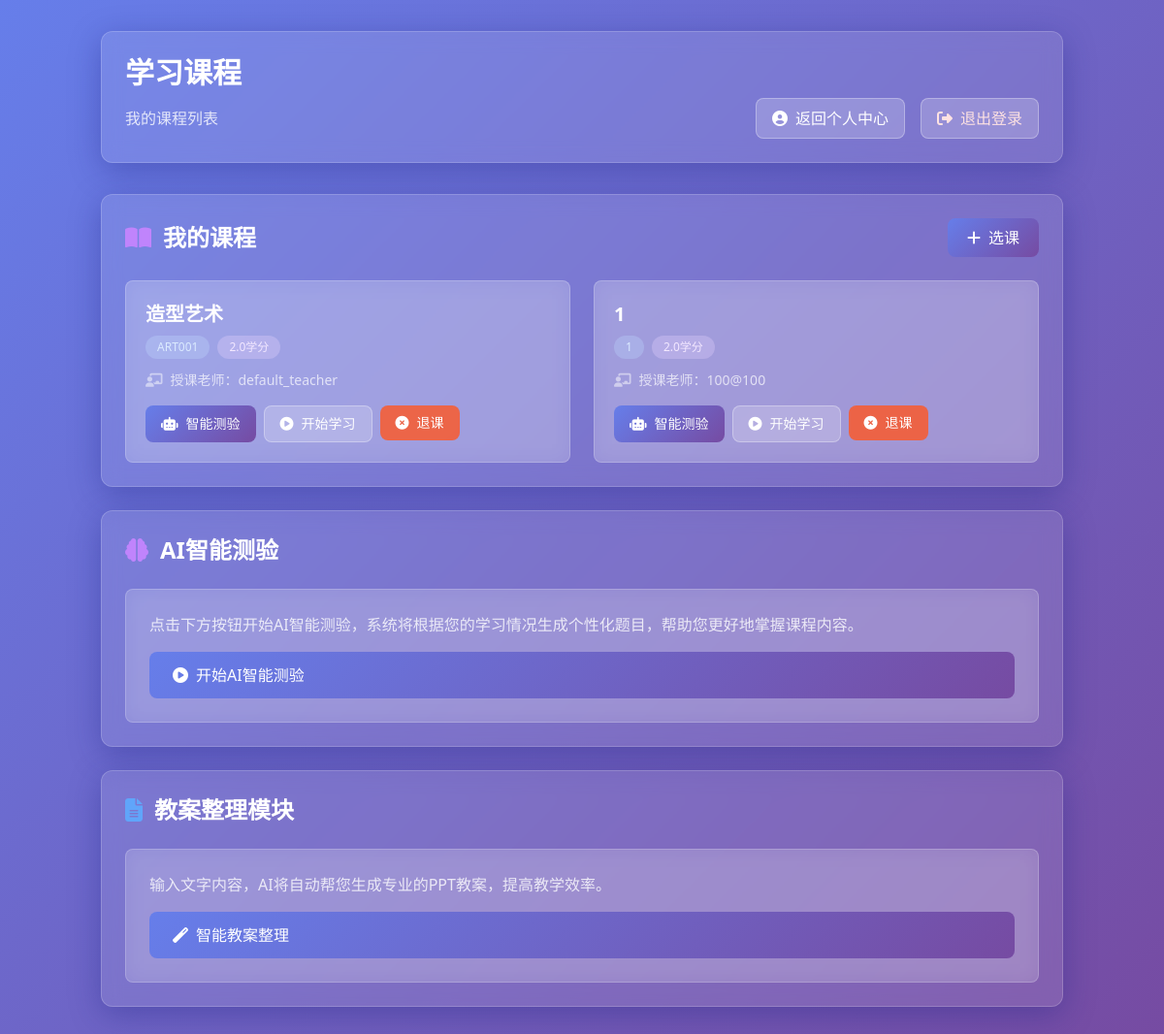
The app's page /courses (signed in) with its own data.
### app.py (models this page shows)
class Course(db.Model):
    id = db.Column(db.Integer, primary_key=True)
    course_code = db.Column(db.String(20), unique=True, nullable=False)  # 课程代码
    title = db.Column(db.String(100), nullable=False)  # 课程标题
    description = db.Column(db.Text, nullable=True)  # 课程描述
    teacher_id = db.Column(db.Integer, db.ForeignKey('user.id'), nullable=False)  # 授课老师ID
    credit = db.Column(db.Float, default=2.0)  # 学分
    created_at = db.Column(db.DateTime, default=datetime.utcnow)  # 创建时间
    video_path = db.Column(db.String(255), nullable=True)  # 视频文件路径
    teacher = db.relationship('User', backref=db.backref('courses_taught', lazy=True))

class User(db.Model):
    id = db.Column(db.Integer, primary_key=True)
    username = db.Column(db.String(80), unique=True, nullable=False)
    password = db.Column(db.String(120), nullable=False)
    role = db.Column(db.String(20), nullable=False)
    student_id = db.Column(db.String(20), unique=True, nullable=False)  # 学号/工号
    courses = db.Column(db.Integer, default=0)
    assignments = db.Column(db.Integer, default=0)
    completed_assignments = db.Column(db.Integer, default=0)
    average_score = db.Column(db.Float, default=0.0)
    student_count = db.Column(db.Integer, default=0)
    graded_assignments = db.Column(db.Integer, default=0)
    questions_answered = db.Column(db.Integer, default=0)
    quizzes_graded = db.Column(db.Integer, default=0)
    suggestions_provided = db.Column(db.Integer, default=0)

### app.py (the view)
@app.route('/courses')
def courses():
    if 'user_id' not in session:
        return redirect(url_for('login'))
    user = User.query.get(session['user_id'])
    enrolled_courses = [sc.course for sc in user.enrolled_courses]
    return render_template('students_html/courses.html', user=user, enrolled_courses=enrolled_courses)

### app.py (called while the page is built)
@app.after_request
def set_encoding(response):
    response.headers['Content-Type'] = 'text/html; charset=utf-8'
    return response

@app.after_request
def set_utf8_content_type(response):
    if response.content_type.startswith('text/html'):
        response.headers['Content-Type'] = 'text/html; charset=utf-8'
    return response

### templates/students_html/courses.html (shortened to what this page needs)
<!DOCTYPE html>
<html lang="zh-CN">
<head>
    <script src="https://cdn.tailwindcss.com"></script>
    <link rel="stylesheet" href="https://cdnjs.cloudflare.com/ajax/libs/font-awesome/6.4.0/css/all.min.css">
</head>
<body class="min-h-screen">
    <div class="container mx-auto px-4 py-8">
        <div class="glass-card p-6 mb-8">
            <h1 class="text-3xl font-bold text-white mb-2">学习课程</h1>
            <div class="flex justify-between items-center">
                <p class="text-white/80">我的课程列表</p>
                <div class="flex items-center space-x-4">
                    <a href="{{ url_for('dashboard') }}" class="action-button px-4 py-2 font-medium flex items-center">
                        <i class="fas fa-user-circle mr-2"></i>返回个人中心
                    </a>
                    <a href="{{ url_for('logout') }}" class="action-button px-4 py-2 font-medium text-red-100 flex items-center">
                        <i class="fas fa-sign-out-alt mr-2"></i>退出登录
                    </a>
                </div>
            </div>
        </div>
        <div class="space-y-6">
            <div class="glass-card p-6 hover-scale">
                <div class="flex justify-between items-center mb-6">
                    <h2 class="text-2xl font-bold text-white flex items-center">
                        <i class="fas fa-book-open text-purple-400 mr-3"></i>我的课程
                    </h2>
                    <a href="{{ url_for('course_library') }}" class="primary-button px-5 py-2 font-medium flex items-center">
                        <i class="fas fa-plus mr-2"></i>选课
                    </a>
                </div>
                {% if enrolled_courses %}
                    <div class="grid grid-cols-1 md:grid-cols-2 gap-6">
                        {% for course in enrolled_courses %}
                            <div class="course-card p-5">
                                <div class="flex justify-between items-start mb-4">
                                    <div>
                                        <h3 class="text-xl font-bold text-white mb-2">
                                            <a href="{{ url_for('watch_course', course_id=course.id) }}" class="hover:text-blue-300 transition-colors">
                                                {{ course.title }}
                                            </a>
                                        </h3>
                                        <div class="flex flex-wrap gap-2 mb-3">
                                            <span class="px-3 py-1 text-xs rounded-full bg-blue-200/30 text-blue-100">
                                                {{ course.course_code }}
                                            </span>
                                            <span class="px-3 py-1 text-xs rounded-full bg-purple-200/30 text-purple-100">
                                                {{ course.credit }}学分
                                            </span>
                                        </div>
                                        <p class="text-sm text-white/70 flex items-center">
                                            <i class="fas fa-chalkboard-teacher mr-2 text-white/50"></i>
                                            授课老师：{{ course.teacher.username }}
                                        </p>
                                    </div>
                                </div>
                                <div class="flex flex-wrap gap-2 mt-4">
                                    {% if user.role == 'student' %}
                                        <a href="{{ url_for('student_ai_quizzes', course_id=course.id) }}" class="primary-button px-4 py-2 rounded-lg text-sm font-medium transition-colors flex items-center">
                                            <i class="fas fa-robot mr-2"></i>智能测验
                                        </a>
                                    {% elif user.role == 'teacher' %}
                                        <a href="{{ url_for('teacher_ai_test_management') }}" class="primary-button px-4 py-2 rounded-lg text-sm font-medium transition-colors flex items-center">
                                            <i class="fas fa-robot mr-2"></i>智能测验管理
                                        </a>
                                    {% endif %}
                                    <a href="{{ url_for('watch_course', course_id=course.id) }}" class="action-button px-4 py-2 rounded-lg text-sm font-medium transition-colors flex items-center">
                                        <i class="fas fa-play-circle mr-2"></i>开始学习
                                    </a>
                                    <form action="{{ url_for('drop_course', course_id=course.id) }}" method="post">
                                        <button type="submit" class="danger-button px-4 py-2 rounded-lg text-sm font-medium transition-colors flex items-center">
                                            <i class="fas fa-times-circle mr-2"></i>退课
                                        </button>
                                    </form>
                                </div>
                            </div>
                        {% endfor %}
                    </div>
                {% endif %}
            </div>
            <div class="glass-card p-6 hover-scale">
                <div class="flex justify-between items-center mb-6">
                    <h2 class="text-2xl font-bold text-white flex items-center">
                        <i class="fas fa-brain text-purple-400 mr-3"></i>AI智能测验
                    </h2>
                </div>
                <div class="highlight-section rounded-lg p-6">
                    <p class="text-white/80 mb-4">
                        点击下方按钮开始AI智能测验，系统将根据您的学习情况生成个性化题目，帮助您更好地掌握课程内容。
                    </p>
                    <a href="{{ url_for('student_ai_quizzes') }}" class="primary-button px-6 py-3 rounded-lg font-medium transition-colors flex items-center">
                        <i class="fas fa-play-circle mr-2"></i>开始AI智能测验
                    </a>
                </div>
            </div>
            <div class="glass-card p-6 hover-scale mb-8">
                <div class="flex justify-between items-center mb-6">
                    <h2 class="text-2xl font-bold text-white flex items-center">
                        <i class="fas fa-file-alt text-blue-400 mr-3"></i>教案整理模块
                    </h2>
                </div>
                <div class="highlight-section rounded-lg p-6">
                    <p class="text-white/80 mb-4">
                        输入文字内容，AI将自动帮您生成专业的PPT教案，提高教学效率。
                    </p>
                    <a href="{{ url_for('run_text2ppt') }}" class="primary-button px-6 py-3 rounded-lg font-medium transition-colors flex items-center">
                        <i class="fas fa-magic mr-2"></i>智能教案整理
                    </a>
                </div>
            </div>
        </div>
    </div>
</body>
</html>

### templates/students_html/courses.html (style rules this page uses)
body { background: linear-gradient(135deg, #667eea 0%, #764ba2 100%); min-height: 100vh; font-family: 'Segoe UI', Tahoma, Geneva, Verdana, sans-serif; }
.hover-scale { transition: transform 0.2s; }
.glass-card { background: rgba(255, 255, 255, 0.1); backdrop-filter: blur(10px); border-radius: 12px; border: 1px solid rgba(255, 255, 255, 0.18); box-shadow: 0 8px 32px 0 rgba(31, 38, 135, 0.37); color: white; }
.course-card { transition: all 0.3s ease; background: rgba(255, 255, 255, 0.2); backdrop-filter: blur(10px); border: 1px solid rgba(255, 255, 255, 0.2); border-radius: 8px; color: white; }
.action-button { background: rgba(255, 255, 255, 0.2); border: 1px solid rgba(255, 255, 255, 0.3); color: white; transition: all 0.3s ease; border-radius: 8px; }
.primary-button { background: linear-gradient(135deg, #667eea 0%, #764ba2 100%); border: none; color: white; transition: all 0.3s ease; border-radius: 8px; }
.danger-button { background: rgba(255, 87, 34, 0.8); border: none; color: white; transition: all 0.3s ease; border-radius: 8px; }
.highlight-section { background: rgba(255, 255, 255, 0.15); backdrop-filter: blur(10px); border-radius: 12px; border: 1px solid rgba(255, 255, 255, 0.2); }

### records on screen
Course: title "造型艺术", course_code "ART001", credit "2.0", teacher.username "default_teacher"
Course: title "1", course_code "1", credit "2.0", teacher.username "100@100"
